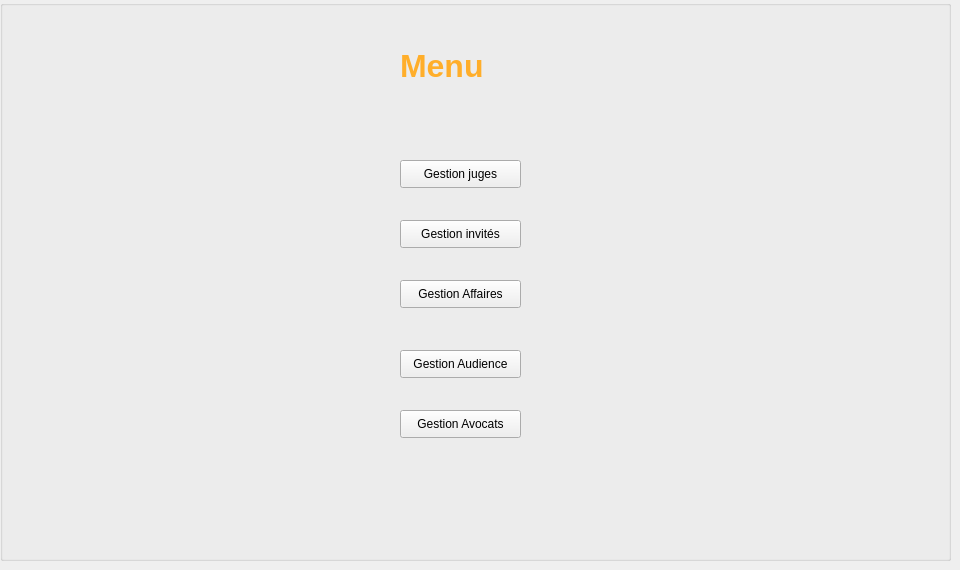
    <widget class="QWidget" name="login">
     <widget class="QLabel" name="label_44">
      <property name="geometry">
       <rect>
        <x>400</x>
        <y>30</y>
        <width>111</width>
        <height>71</height>
       </rect>
      </property>
      <property name="font">
       <font>
        <pointsize>24</pointsize>
        <weight>75</weight>
        <bold>true</bold>
       </font>
      </property>
      <property name="styleSheet">
       <string notr="true">color: rgb(255, 174, 42);</string>
      </property>
      <property name="text">
       <string>Menu</string>
      </property>
     </widget>
     <widget class="QPushButton" name="pushButton_menu_juges">
      <property name="geometry">
       <rect>
        <x>400</x>
        <y>160</y>
        <width>121</width>
        <height>28</height>
       </rect>
      </property>
      <property name="text">
       <string>Gestion juges</string>
      </property>
     </widget>
     <widget class="QPushButton" name="pushButton_menu_invites">
      <property name="geometry">
       <rect>
        <x>400</x>
        <y>220</y>
        <width>121</width>
        <height>28</height>
       </rect>
      </property>
      <property name="text">
       <string>Gestion invités</string>
      </property>
     </widget>
     <widget class="QPushButton" name="pushButton_menu_affaires">
      <property name="geometry">
       <rect>
        <x>400</x>
        <y>280</y>
        <width>121</width>
        <height>28</height>
       </rect>
      </property>
      <property name="text">
       <string>Gestion Affaires</string>
      </property>
     </widget>
     <widget class="QPushButton" name="pushButton_men_audience">
      <property name="geometry">
       <rect>
        <x>400</x>
        <y>350</y>
        <width>121</width>
        <height>28</height>
       </rect>
      </property>
      <property name="text">
       <string>Gestion Audience</string>
      </property>
     </widget>
     <widget class="QPushButton" name="pushButton_menu_last">
      <property name="geometry">
       <rect>
        <x>400</x>
        <y>410</y>
        <width>121</width>
        <height>28</height>
       </rect>
      </property>
      <property name="text">
       <string>Gestion Avocats</string>
      </property>
     </widget>
     <widget class="QGroupBox" name="groupBox_15">
      <property name="geometry">
       <rect>
        <x>0</x>
        <y>0</y>
        <width>951</width>
        <height>561</height>
       </rect>
      </property>
      <property name="styleSheet">
       <string notr="true">background-image: url(:/image/image/7.png);</string>
      </property>
      <property name="title">
       <string/>
      </property>
     </widget>
     <zorder>groupBox_15</zorder>
     <zorder>label_44</zorder>
     <zorder>pushButton_menu_juges</zorder>
     <zorder>pushButton_menu_invites</zorder>
     <zorder>pushButton_menu_affaires</zorder>
     <zorder>pushButton_men_audience</zorder>
     <zorder>pushButton_menu_last</zorder>
    </widget>
